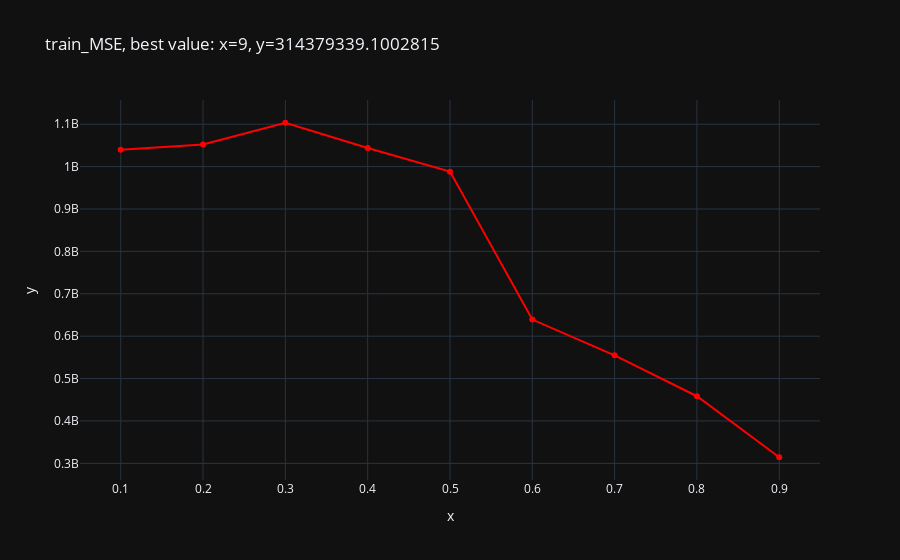
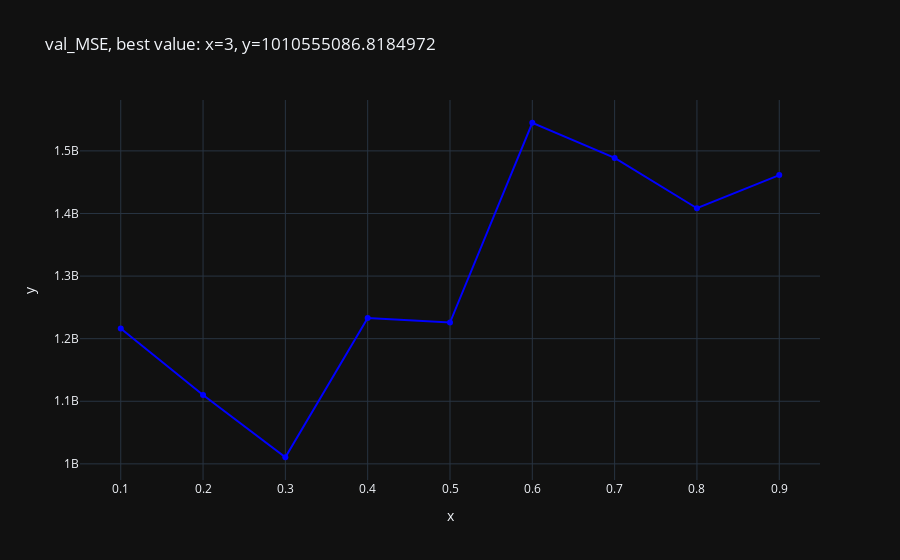
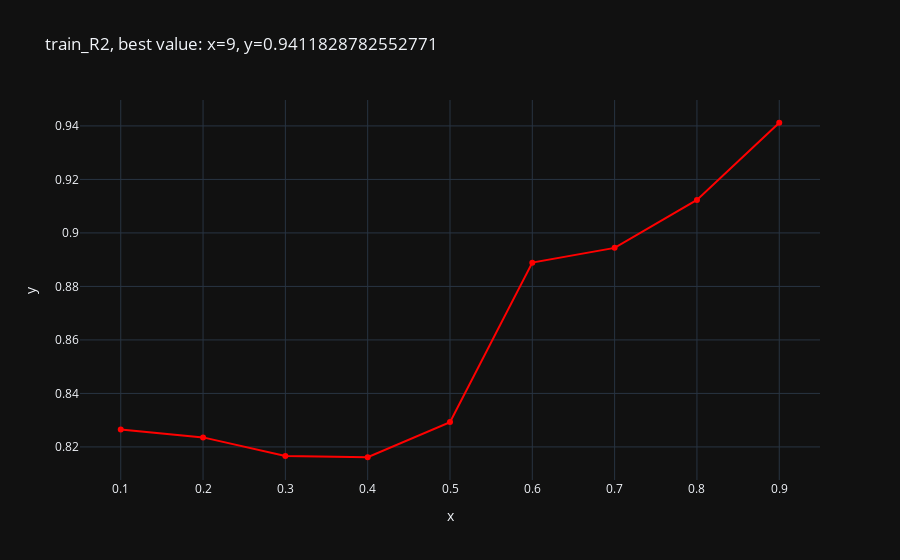
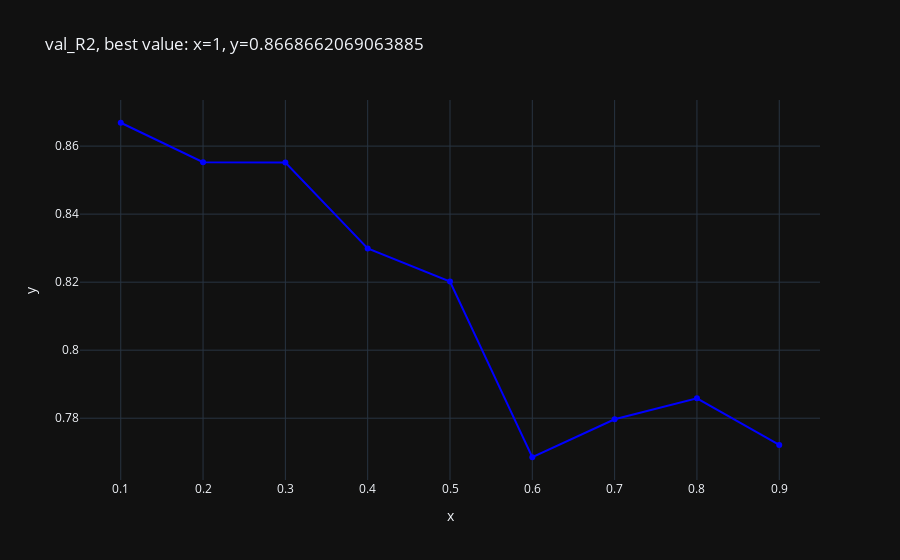

The notebook cell saved with these charts, in order:
### Code cell
def plot_score_and_loss_by_split(X, t):
    """
    Evaluates the model's performance (MSE and R^2) for varying train-test split sizes.

    Parameters:
        X (pd.DataFrame or np.ndarray): Features.
        t (pd.Series or np.ndarray): Target variable.

    Returns:
        None
    """
    # Dictionary to store results
    graph_points = {
        'train_MSE': {},
        'val_MSE': {},
        'train_R2': {},
        'val_R2': {}
    }

    # Iterate over split sizes from 10% to 90% (step of 10%)
    for size in range(10, 100, 10):
        # Split the data dynamically based on current split size
        X_train, X_val, t_train, t_val = model_selection.train_test_split(
            X, t, test_size=size / 100, random_state=42)

        # Fit the model (Linear Regression as an example)
        reg = linear_model.LinearRegression().fit(X_train, t_train)

        # Predict on train and validation sets
        y_train = reg.predict(X_train)
        y_val = reg.predict(X_val)

        # Calculate MSE and R^2 for train and validation sets
        graph_points['train_MSE'][size / 100] = metrics.mean_squared_error(t_train, y_train)
        graph_points['val_MSE'][size / 100] = metrics.mean_squared_error(t_val, y_val)
        graph_points['train_R2'][size / 100] = reg.score(X_train, t_train)
        graph_points['val_R2'][size / 100] = reg.score(X_val, t_val)

    # Plot the results
    print_graphs_r2_mse(graph_points)

# Example usage
plot_score_and_loss_by_split(X, t)

### Figure 1 — Plotly figure (JSON) as saved in the notebook; plotly's stock layout.template omitted (floating-point values rounded to 4 significant figures)
{"data": [{"hovertemplate": "x=%{x}<br>y=%{y}<extra></extra>", "legendgroup": "", "marker": {"color": "red", "symbol": "circle"}, "mode": "markers+lines", "name": "", "orientation": "v", "showlegend": false, "x": [0.1, 0.2, 0.3, 0.4, 0.5, 0.6, 0.7, 0.8, 0.9], "xaxis": "x", "y": [1040000000.0, 1052000000.0, 1103000000.0, 1044000000.0, 988200000.0, 639200000.0, 554800000.0, 458300000.0, 314400000.0], "yaxis": "y", "type": "scatter"}], "layout": {"xaxis": {"anchor": "y", "domain": [0.0, 1.0], "title": {"text": "x"}}, "yaxis": {"anchor": "x", "domain": [0.0, 1.0], "title": {"text": "y"}}, "legend": {"tracegroupgap": 0}, "title": {"text": "train_MSE, best value: x=9, y=314379339.1002815"}}}

### Figure 2 — Plotly figure (JSON) as saved in the notebook; plotly's stock layout.template omitted (floating-point values rounded to 4 significant figures)
{"data": [{"hovertemplate": "x=%{x}<br>y=%{y}<extra></extra>", "legendgroup": "", "marker": {"color": "blue", "symbol": "circle"}, "mode": "markers+lines", "name": "", "orientation": "v", "showlegend": false, "x": [0.1, 0.2, 0.3, 0.4, 0.5, 0.6, 0.7, 0.8, 0.9], "xaxis": "x", "y": [1216000000.0, 1110000000.0, 1011000000.0, 1233000000.0, 1226000000.0, 1545000000.0, 1489000000.0, 1408000000.0, 1461000000.0], "yaxis": "y", "type": "scatter"}], "layout": {"xaxis": {"anchor": "y", "domain": [0.0, 1.0], "title": {"text": "x"}}, "yaxis": {"anchor": "x", "domain": [0.0, 1.0], "title": {"text": "y"}}, "legend": {"tracegroupgap": 0}, "title": {"text": "val_MSE, best value: x=3, y=1010555086.8184972"}}}

### Figure 3 — Plotly figure (JSON) as saved in the notebook; plotly's stock layout.template omitted (floating-point values rounded to 4 significant figures)
{"data": [{"hovertemplate": "x=%{x}<br>y=%{y}<extra></extra>", "legendgroup": "", "marker": {"color": "red", "symbol": "circle"}, "mode": "markers+lines", "name": "", "orientation": "v", "showlegend": false, "x": [0.1, 0.2, 0.3, 0.4, 0.5, 0.6, 0.7, 0.8, 0.9], "xaxis": "x", "y": [0.8265, 0.8236, 0.8167, 0.8161, 0.8293, 0.8889, 0.8944, 0.9123, 0.9412], "yaxis": "y", "type": "scatter"}], "layout": {"xaxis": {"anchor": "y", "domain": [0.0, 1.0], "title": {"text": "x"}}, "yaxis": {"anchor": "x", "domain": [0.0, 1.0], "title": {"text": "y"}}, "legend": {"tracegroupgap": 0}, "title": {"text": "train_R2, best value: x=9, y=0.9411828782552771"}}}

### Figure 4 — Plotly figure (JSON) as saved in the notebook; plotly's stock layout.template omitted (floating-point values rounded to 4 significant figures)
{"data": [{"hovertemplate": "x=%{x}<br>y=%{y}<extra></extra>", "legendgroup": "", "marker": {"color": "blue", "symbol": "circle"}, "mode": "markers+lines", "name": "", "orientation": "v", "showlegend": false, "x": [0.1, 0.2, 0.3, 0.4, 0.5, 0.6, 0.7, 0.8, 0.9], "xaxis": "x", "y": [0.8669, 0.8553, 0.8552, 0.8299, 0.8202, 0.7685, 0.7797, 0.7859, 0.7721], "yaxis": "y", "type": "scatter"}], "layout": {"xaxis": {"anchor": "y", "domain": [0.0, 1.0], "title": {"text": "x"}}, "yaxis": {"anchor": "x", "domain": [0.0, 1.0], "title": {"text": "y"}}, "legend": {"tracegroupgap": 0}, "title": {"text": "val_R2, best value: x=1, y=0.8668662069063885"}}}
